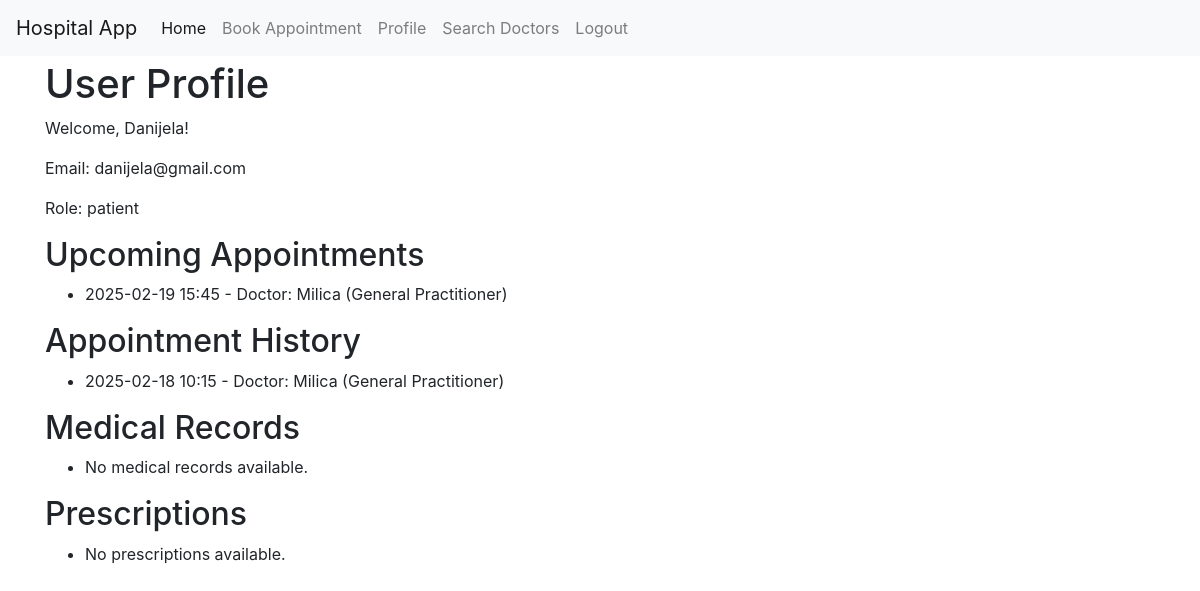
The app's page /profile (signed in), older data.
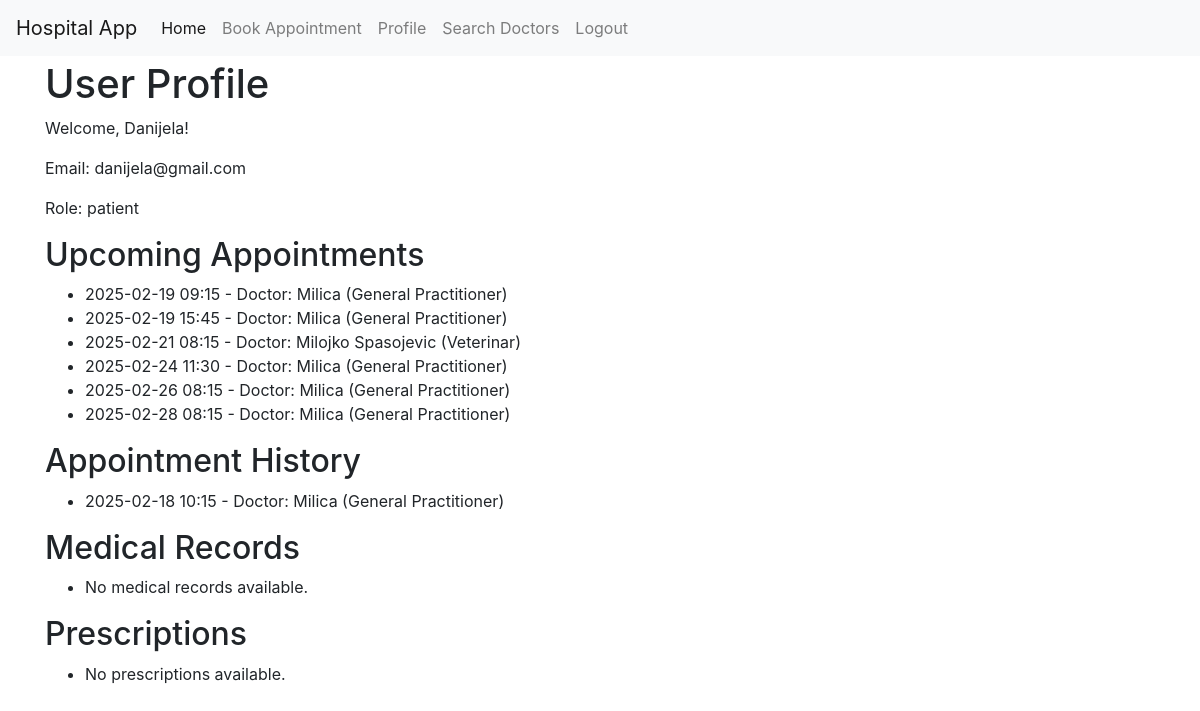
The same page, newer data.
### models.py (models this page shows, shortened)
class User(UserMixin, db.Model):
    __tablename__ = 'user'
    id = db.Column(db.Integer, primary_key=True)
    email = db.Column(db.String(120), index=True, unique=True, nullable=False)
    password_hash = db.Column(db.String(128), nullable=False)
    role = db.Column(db.String(20), default='patient', nullable=False)  # role: admin, doctor, patient
    appointments = db.relationship('Appointment', backref='doctor', lazy=True, foreign_keys='Appointment.doctor_id')  # Specify foreign key
    medical_records = db.relationship('MedicalRecord', backref='patient', lazy=True)
    name = db.Column(db.String(64), index=True)
    specialization = db.Column(db.String(100), nullable=True)
    position = db.Column(db.String(100), nullable=True)  # Staff

class Appointment(db.Model):
    __tablename__ = 'appointment'
    id = db.Column(db.Integer, primary_key=True)
    appointment_date = db.Column(db.Date, nullable=False)
    appointment_time = db.Column(db.Time, nullable=False)
    patient_id = db.Column(db.Integer, db.ForeignKey('user.id'), nullable=False)
    doctor_id = db.Column(db.Integer, db.ForeignKey('user.id'), nullable=False)
    medical_record_id = db.Column(db.Integer, db.ForeignKey('medical_record.id'))

### app.py (the view)
@app.route('/profile')
@login_required
def profile():
    now = datetime.now()
    appointments = Appointment.query.filter_by(patient_id=current_user.id).order_by(Appointment.appointment_date, Appointment.appointment_time).all()
    medical_records = MedicalRecord.query.filter_by(patient_id=current_user.id).all()
    return render_template('patient/profile.html', appointments=appointments, medical_records=medical_records, now=now)

### app.py (called while the page is built)
@login_manager.user_loader
def load_user(user_id):
    return db.session.get(User, int(user_id))

### templates/patient/profile.html
{% extends 'base.html' %} {% block title %}Profile{% endblock %} {% block
content %}
<h1>User Profile</h1>
<p>Welcome, {{ current_user.name }}!</p>
<p>Email: {{ current_user.email }}</p>
<p>Role: {{ current_user.role }}</p>
<h2>Upcoming Appointments</h2>
<ul>
	{% for appointment in appointments if appointment.appointment_date >
	now.date() or (appointment.appointment_date == now.date() and
	appointment.appointment_time >= now.time()) %}
	<li>
		{{ appointment.appointment_date.strftime('%Y-%m-%d') }} {{
		appointment.appointment_time.strftime('%H:%M') }} - Doctor: {{
		appointment.doctor.name }} ({{ appointment.doctor.specialization }})
	</li>
	{% else %}
	<li>No upcoming appointments.</li>
	{% endfor %}
</ul>
<h2>Appointment History</h2>
<ul>
	{% for appointment in appointments if appointment.appointment_date <
	now.date() or (appointment.appointment_date == now.date() and
	appointment.appointment_time < now.time()) %}
	<li>
		{{ appointment.appointment_date.strftime('%Y-%m-%d') }} {{
		appointment.appointment_time.strftime('%H:%M') }} - Doctor: {{
		appointment.doctor.name }} ({{ appointment.doctor.specialization }})
	</li>
	{% else %}
	<li>No past appointments.</li>
	{% endfor %}
</ul>
<h2>Medical Records</h2>
<ul>
	{% for record in medical_records %}
	<li>{{ record.id }} - {{ record.report }}</li>
	{% else %}
	<li>No medical records available.</li>
	{% endfor %}
</ul>
<h2>Prescriptions</h2>
<ul>
	{% for prescription in current_user.prescriptions %}
	<li>
		{{ prescription.date }} - {{ prescription.medication }}: {{
		prescription.dosage }} ({{ prescription.instructions }})
	</li>
	{% else %}
	<li>No prescriptions available.</li>
	{% endfor %}
</ul>
{% endblock %}

### templates/base.html (shortened to what this page needs)
<!DOCTYPE html>
<html lang="en">
	<head>
		<link
			rel="stylesheet"
			href="https://stackpath.bootstrapcdn.com/bootstrap/4.5.2/css/bootstrap.min.css"
		/>
	</head>
	<body>
		<nav class="navbar navbar-expand-lg navbar-light bg-light fixed-top">
			<a class="navbar-brand" href="/">Hospital App</a>
			<div class="collapse navbar-collapse" id="navbarNav">
				<ul class="navbar-nav">
					<li class="nav-item active">
						<a class="nav-link" href="/"
							>Home <span class="sr-only">(current)</span></a
						>
					</li>
					{% if current_user.is_authenticated %} {% if
					current_user.role == 'patient' %}
					<li class="nav-item">
						<a
							class="nav-link"
							href="{{ url_for('book_appointment') }}"
							>Book Appointment</a
						>
					</li>
					<li class="nav-item">
						<a class="nav-link" href="{{ url_for('profile') }}"
							>Profile</a
						>
					</li>
					<li class="nav-item">
						<a
							class="nav-link"
							href="{{ url_for('search_doctors') }}"
							>Search Doctors</a
						>
					</li>
					{% endif %}
					<li class="nav-item">
						<a class="nav-link" href="{{ url_for('logout') }}"
							>Logout</a
						>
					</li>
					{% endif %}
				</ul>
			</div>
		</nav>
		<div class="container">{% block content %}{% endblock %}</div>
	</body>
</html>

### templates/base.html (style rules this page uses)
body { padding-top: 60px; }

Row changes from the older to the newer data that the page shows:
added Appointment: appointment_date "2025-02-19", appointment_time "09:15", doctor.name "Milica", doctor.specialization "General Practitioner", shown under "Upcoming Appointments"
added Appointment: appointment_date "2025-02-21", appointment_time "08:15", doctor.name "Milojko Spasojevic", doctor.specialization "Veterinar", shown under "Upcoming Appointments"
added Appointment: appointment_date "2025-02-24", appointment_time "11:30", doctor.name "Milica", doctor.specialization "General Practitioner", shown under "Upcoming Appointments"
added Appointment: appointment_date "2025-02-26", appointment_time "08:15", doctor.name "Milica", doctor.specialization "General Practitioner", shown under "Upcoming Appointments"
added Appointment: appointment_date "2025-02-28", appointment_time "08:15", doctor.name "Milica", doctor.specialization "General Practitioner", shown under "Upcoming Appointments"
